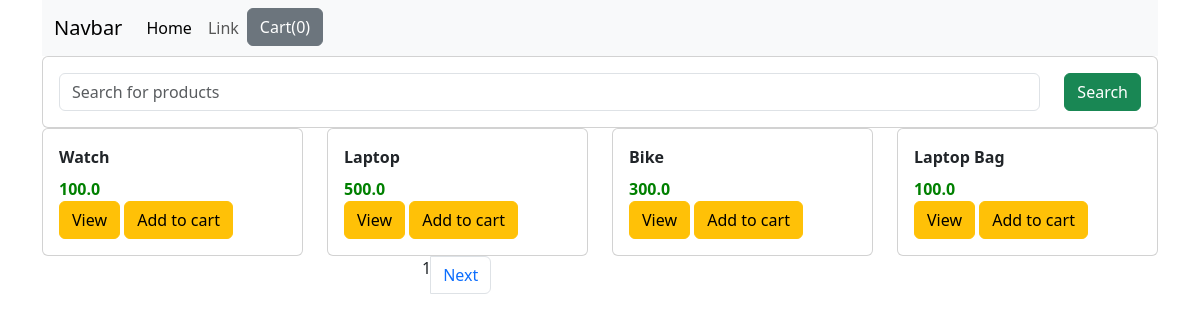
The page / on the database its author committed.
### shop/models.py (models this page shows, shortened)
class Product(models.Model):
    title = models.CharField(max_length=200)
    price = models.FloatField()
    discount_pricee = models.FloatField()
    category = models.CharField(max_length=200)
    description = models.TextField()
    image = models.CharField(max_length=300)

### shop/views.py (the view)
# urls.py: path("", views.index, name="index"),
def index(request):
    product_objects = Product.objects.all()
    item_name = request.GET.get('item_name')
    if item_name != '' and item_name is not None:
        product_objects = product_objects.filter(title__icontains=item_name)
    paginator = Paginator(product_objects, 4)
    page = request.GET.get('page')
    product_objects = paginator.get_page(page)
    return render(request, "shop/index.html", {
        "product_objects": product_objects
    })

### shop/templates/shop/index.html (shortened to what this page needs)
{% load static %}
<!DOCTYPE html>
<html lang="en">
<head>
    <link href="https://cdn.jsdelivr.net/npm/bootstrap@5.3.3/dist/css/bootstrap.min.css" rel="stylesheet">
    <link rel="stylesheet" href="{% static 'shop/style.css' %}">
</head>
<body>
    <div class="container">
        <div class="row">
            <div class="col-md-12">
                <nav class="navbar navbar-expand-lg navbar-light bg-light">
                    <div class="container-fluid">
                      <a class="navbar-brand" href="#">Navbar</a>
                      <div class="collapse navbar-collapse" id="navbarSupportedContent">
                        <ul class="navbar-nav me-auto mb-2 mb-lg-0">
                          <li class="nav-item">
                            <a class="nav-link active" aria-current="page" href="#">Home</a>
                          </li>
                          <li class="nav-item">
                            <a class="nav-link" href="#">Link</a>
                          </li>
                          <li class="nav-item">
                            <button id="cart" data-html="true" type="button" class="btn btn-secondary" data-bs-container="body" data-bs-toggle="popover" data-bs-placement="bottom" data-bs-content="Bottom popover">
                                Cart(0)
                            </button>
                          </li>
                        </ul>
                      </div>
                    </div>
                </nav>
            </div>
        </div>
        <div class="row">
            <div class="cold-md-12">
                <form class="card card-sm">
                    <div class="card-body row no-gutters align-items-center">
                        <div class="col">
                            <input type="search" name="item_name" placeholder="Search for products" class="form-control form-control-bordeerless">
                        </div>
                        <div class="col-auto">
                            <button type="submit" class="btn btn-success">Search</button>
                        </div>
                    </div>
                </form>
            </div>
        </div>
        <div class="row">
            {% for product in product_objects %}
                <div class="col-md-3">
                    <div class="card">
                        <div class="card-body">
                            <div id="nm{{ product.id }}" class="card-title">{{ product.title }}</div>
                            <div id="price{{product.id}}" class="card-text">{{ product.price }}</div>
                            <a href="/{{ product.id }}" class="btn btn-warning">View</a>
                            <button id="{{ product.id }}" href="" class="btn btn-warning atc">Add to cart</button>
                        </div>
                    </div>
                </div>
            {% endfor %}
        </div>
        <div class="row">
            <div class="col-md-3 offset-md-4">
                <ul class="pagination">
                    <li class="page-item active">{{ product_objects.number }}</li>
                    {% if product_objects.has_next %}
                        <li class="page-item"><a class="page-link" href="?page={{ product_objects.next_page_number }}">Next</a></li>
                    {% endif %}
                </ul>
            </div>
        </div>
    </div>
</body>
</html>

### shop/static/shop/style.css (style rules this page uses)
.card-text { color: green; font-weight: 800; }
.card-title { font-weight: 900; }

### rows shown on the page
Product: title "Watch", price "100.0"
Product: title "Laptop", price "500.0"
Product: title "Bike", price "300.0"
Product: title "Laptop Bag", price "100.0"

### other values the page prints
{{ product_objects.number }} "1"
